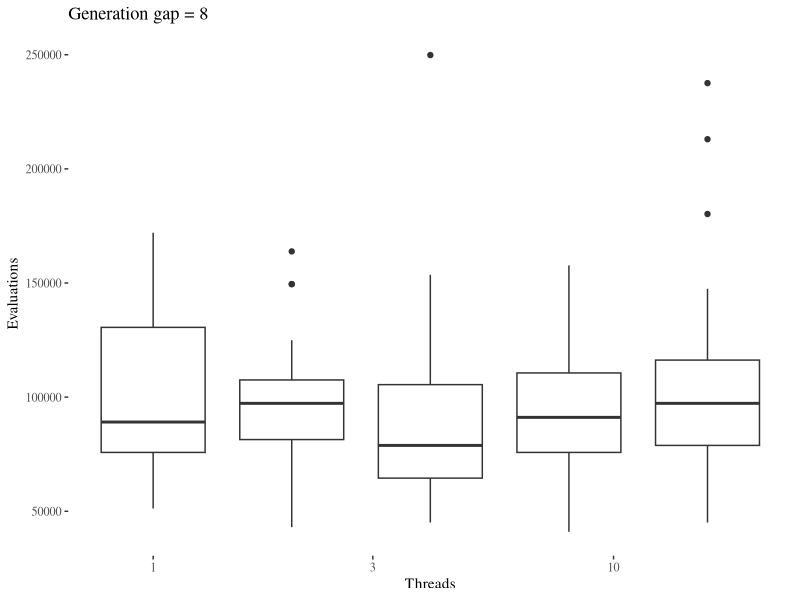
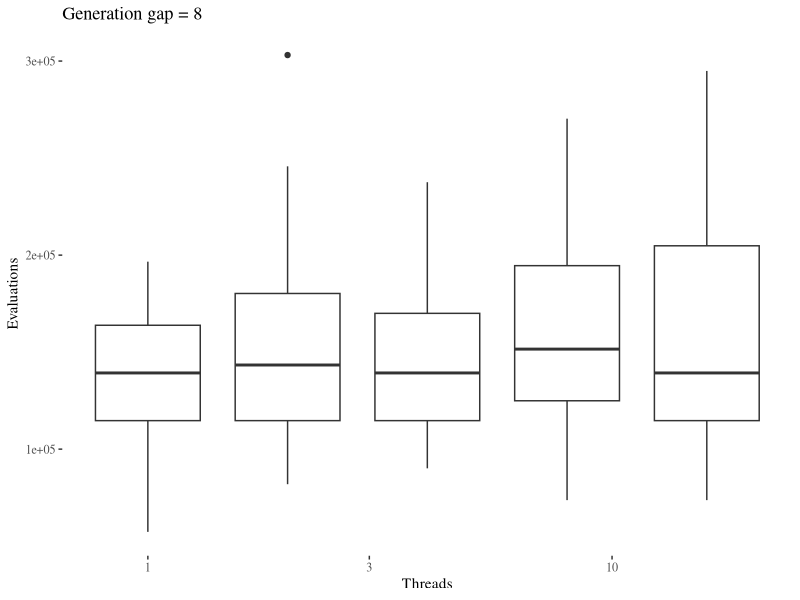

Recreate these plots in R, in order.
library(reshape2)
library(ggplot2)
library(ggthemes)

data.8 <- read.csv('../data/8generations.csv')
data.32 <- read.csv('../data/32generations.csv')

ggplot(data.8,aes(x=Threads,y=Evaluations,group=Threads))+geom_boxplot()+scale_x_log10()+theme_tufte()+labs(x="Threads",y="Evaluations",title="Generation gap = 8")
ggplot(data.32,aes(x=Threads,y=Evaluations,group=Threads))+geom_boxplot()+scale_x_log10()+theme_tufte()+labs(x="Threads",y="Evaluations",title="Generation gap = 8")
